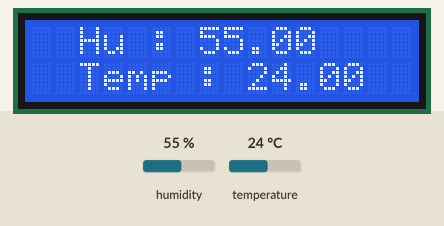
The sketch below on a simulated Arduino Uno, built with avr-gcc and run on an emulated ATmega328P. Shown: 16×2 character LCD. The inputs (shaded band) are chosen by the test bench; at power-on: temperature 24 °C, humidity 55 %. What the sketch prints to the serial monitor is not drawn.

Above: at 1.2 s.
1.3 s: temperature set to 12 °C
At 2.9 s:
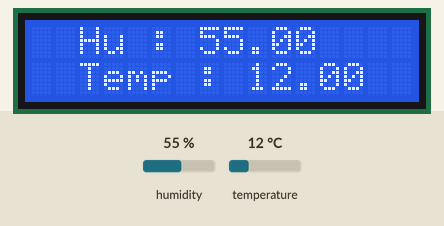
4.0 s: humidity set to 22 %
At 4.7 s:
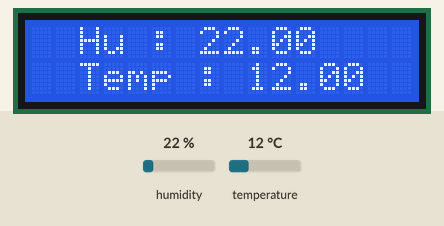
6.7 s: temperature set to 19 °C
At 9.2 s:
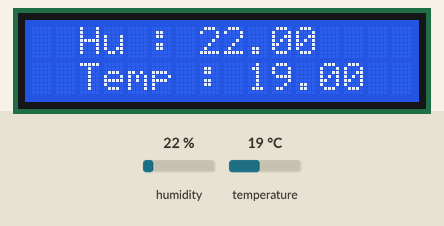
9.5 s: humidity set to 40 %
At 11.1 s:
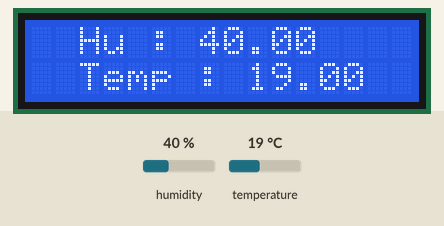
Timing chart, 0 to 10.8 s (numbered marks = the images above; inputs shaded):
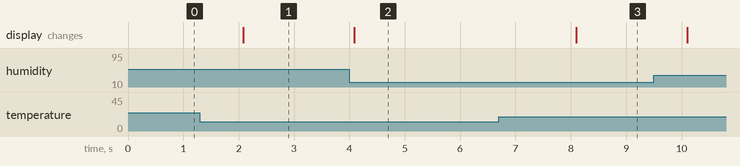

The sketch:

dhtOnLCD.ino
```cpp
#include <LiquidCrystal.h>
#include <DHT.h>
#define DHTPIN 13
DHT dht(DHTPIN, DHT22, 15);
LiquidCrystal lcd(12, 14, 2, 0, 4, 5);
void setup() {
  Serial.begin(115200);
  dht.begin();
  lcd.begin(16, 2);
  lcd.setCursor(2, 0);

}
void loop() {
  float h = dht.readHumidity();
  float t = dht.readTemperature();
  if (isnan(h) || isnan(t)) {
    Serial.println("Failed to read from DHT sensor!");
    return;
  }
  Serial.println(t);
  lcd.setCursor(2, 1);
  lcd.print("Temp : ");
  lcd.print(t);
  lcd.setCursor(2, 0);
  lcd.print("Hu : ");
  lcd.print(h);
}
```

Measured:
- after the input at 1.3 s, the display: changes after 0.78 s (image 1)
- after the input at 4.0 s, the display: changes after 0.09 s (image 2)
- after the input at 6.7 s, the display: changes after 1.4 s (image 3)
